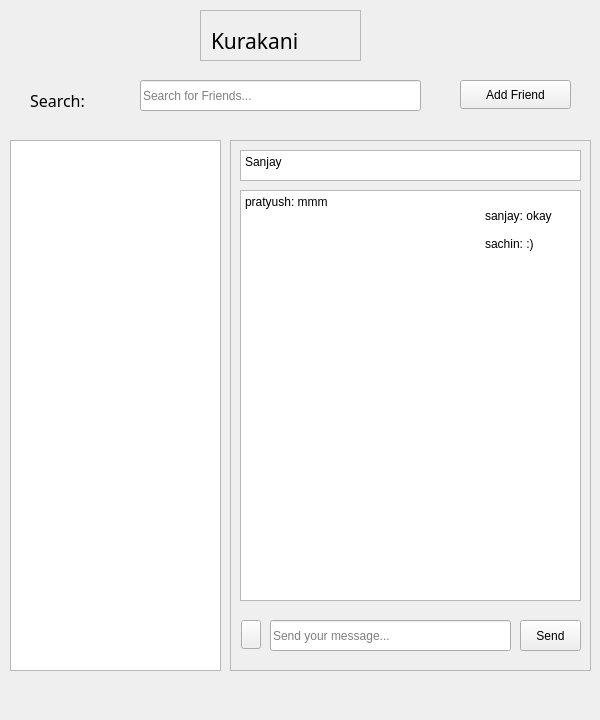
<?xml version="1.0" encoding="UTF-8"?>
<ui version="4.0">
 <class>MainWindow</class>
 <widget class="QMainWindow" name="MainWindow">
  <property name="geometry">
   <rect>
    <x>0</x>
    <y>0</y>
    <width>600</width>
    <height>720</height>
   </rect>
  </property>
  <property name="maximumSize">
   <size>
    <width>600</width>
    <height>720</height>
   </size>
  </property>
  <property name="windowTitle">
   <string>Kurakani</string>
  </property>
  <property name="windowIcon">
   <iconset theme="QIcon::ThemeIcon::AddressBookNew"/>
  </property>
  <property name="tabShape">
   <enum>QTabWidget::TabShape::Triangular</enum>
  </property>
  <widget class="QWidget" name="centralwidget">
   <widget class="QPushButton" name="Addfriend">
    <property name="geometry">
     <rect>
      <x>460</x>
      <y>80</y>
      <width>111</width>
      <height>29</height>
     </rect>
    </property>
    <property name="text">
     <string>Add Friend</string>
    </property>
   </widget>
   <widget class="QLabel" name="label">
    <property name="geometry">
     <rect>
      <x>30</x>
      <y>90</y>
      <width>81</width>
      <height>20</height>
     </rect>
    </property>
    <property name="font">
     <font>
      <family>Segoe Script</family>
      <pointsize>12</pointsize>
     </font>
    </property>
    <property name="text">
     <string>Search:</string>
    </property>
   </widget>
   <widget class="QLineEdit" name="searchLineEdit">
    <property name="geometry">
     <rect>
      <x>140</x>
      <y>80</y>
      <width>281</width>
      <height>31</height>
     </rect>
    </property>
    <property name="placeholderText">
     <string>Search for Friends...</string>
    </property>
   </widget>
   <widget class="QFrame" name="KurakaniLogin">
    <property name="enabled">
     <bool>true</bool>
    </property>
    <property name="geometry">
     <rect>
      <x>200</x>
      <y>10</y>
      <width>161</width>
      <height>51</height>
     </rect>
    </property>
    <property name="sizePolicy">
     <sizepolicy hsizetype="Preferred" vsizetype="Preferred">
      <horstretch>0</horstretch>
      <verstretch>0</verstretch>
     </sizepolicy>
    </property>
    <property name="frameShape">
     <enum>QFrame::Shape::StyledPanel</enum>
    </property>
    <property name="frameShadow">
     <enum>QFrame::Shadow::Raised</enum>
    </property>
    <widget class="QLabel" name="Loginlabel">
     <property name="geometry">
      <rect>
       <x>10</x>
       <y>10</y>
       <width>181</width>
       <height>41</height>
      </rect>
     </property>
     <property name="sizePolicy">
      <sizepolicy hsizetype="Preferred" vsizetype="Preferred">
       <horstretch>0</horstretch>
       <verstretch>0</verstretch>
      </sizepolicy>
     </property>
     <property name="font">
      <font>
       <family>Matura MT Script Capitals</family>
       <pointsize>16</pointsize>
       <bold>false</bold>
       <strikeout>false</strikeout>
      </font>
     </property>
     <property name="text">
      <string>Kurakani</string>
     </property>
     <property name="textFormat">
      <enum>Qt::TextFormat::MarkdownText</enum>
     </property>
     <property name="indent">
      <number>1</number>
     </property>
    </widget>
   </widget>
   <widget class="QFrame" name="frame">
    <property name="geometry">
     <rect>
      <x>230</x>
      <y>140</y>
      <width>361</width>
      <height>531</height>
     </rect>
    </property>
    <property name="frameShape">
     <enum>QFrame::Shape::StyledPanel</enum>
    </property>
    <property name="frameShadow">
     <enum>QFrame::Shadow::Raised</enum>
    </property>
    <widget class="QTextEdit" name="textEdit">
     <property name="geometry">
      <rect>
       <x>10</x>
       <y>50</y>
       <width>341</width>
       <height>411</height>
      </rect>
     </property>
     <property name="html">
      <string>&lt;!DOCTYPE HTML PUBLIC &quot;-//W3C//DTD HTML 4.0//EN&quot; &quot;http://www.w3.org/TR/REC-html40/strict.dtd&quot;&gt;
&lt;html&gt;&lt;head&gt;&lt;meta name=&quot;qrichtext&quot; content=&quot;1&quot; /&gt;&lt;meta charset=&quot;utf-8&quot; /&gt;&lt;style type=&quot;text/css&quot;&gt;
p, li { white-space: pre-wrap; }
hr { height: 1px; border-width: 0; }
li.unchecked::marker { content: &quot;\2610&quot;; }
li.checked::marker { content: &quot;\2612&quot;; }
&lt;/style&gt;&lt;/head&gt;&lt;body style=&quot; font-family:'Segoe UI'; font-size:9pt; font-weight:400; font-style:normal;&quot;&gt;
&lt;p style=&quot; margin-top:0px; margin-bottom:0px; margin-left:0px; margin-right:0px; -qt-block-indent:0; text-indent:0px;&quot;&gt;pratyush: mmm&lt;/p&gt;
&lt;p style=&quot; margin-top:0px; margin-bottom:0px; margin-left:0px; margin-right:0px; -qt-block-indent:0; text-indent:0px;&quot;&gt;			sanjay: okay&lt;/p&gt;
&lt;p style=&quot;-qt-paragraph-type:empty; margin-top:0px; margin-bottom:0px; margin-left:0px; margin-right:0px; -qt-block-indent:0; text-indent:0px;&quot;&gt;&lt;br /&gt;&lt;/p&gt;
&lt;p style=&quot; margin-top:0px; margin-bottom:0px; margin-left:0px; margin-right:0px; -qt-block-indent:0; text-indent:0px;&quot;&gt;			sachin: :)&lt;/p&gt;&lt;/body&gt;&lt;/html&gt;</string>
     </property>
    </widget>
    <widget class="QTextBrowser" name="textBrowser">
     <property name="geometry">
      <rect>
       <x>10</x>
       <y>10</y>
       <width>341</width>
       <height>31</height>
      </rect>
     </property>
     <property name="html">
      <string>&lt;!DOCTYPE HTML PUBLIC &quot;-//W3C//DTD HTML 4.0//EN&quot; &quot;http://www.w3.org/TR/REC-html40/strict.dtd&quot;&gt;
&lt;html&gt;&lt;head&gt;&lt;meta name=&quot;qrichtext&quot; content=&quot;1&quot; /&gt;&lt;meta charset=&quot;utf-8&quot; /&gt;&lt;style type=&quot;text/css&quot;&gt;
p, li { white-space: pre-wrap; }
hr { height: 1px; border-width: 0; }
li.unchecked::marker { content: &quot;\2610&quot;; }
li.checked::marker { content: &quot;\2612&quot;; }
&lt;/style&gt;&lt;/head&gt;&lt;body style=&quot; font-family:'Segoe UI'; font-size:9pt; font-weight:400; font-style:normal;&quot;&gt;
&lt;p style=&quot; margin-top:0px; margin-bottom:0px; margin-left:0px; margin-right:0px; -qt-block-indent:0; text-indent:0px;&quot;&gt;Sanjay&lt;/p&gt;&lt;/body&gt;&lt;/html&gt;</string>
     </property>
    </widget>
    <widget class="QLineEdit" name="mms">
     <property name="geometry">
      <rect>
       <x>40</x>
       <y>480</y>
       <width>241</width>
       <height>31</height>
      </rect>
     </property>
     <property name="placeholderText">
      <string>Send your message...</string>
     </property>
    </widget>
    <widget class="QPushButton" name="Send">
     <property name="geometry">
      <rect>
       <x>290</x>
       <y>480</y>
       <width>61</width>
       <height>31</height>
      </rect>
     </property>
     <property name="text">
      <string>Send</string>
     </property>
    </widget>
    <widget class="QPushButton" name="pushButton_2">
     <property name="geometry">
      <rect>
       <x>11</x>
       <y>480</y>
       <width>20</width>
       <height>29</height>
      </rect>
     </property>
     <property name="text">
      <string/>
     </property>
    </widget>
   </widget>
   <widget class="QListWidget" name="listWidget">
    <property name="geometry">
     <rect>
      <x>10</x>
      <y>140</y>
      <width>211</width>
      <height>531</height>
     </rect>
    </property>
   </widget>
  </widget>
 </widget>
 <resources/>
 <connections/>
</ui>
